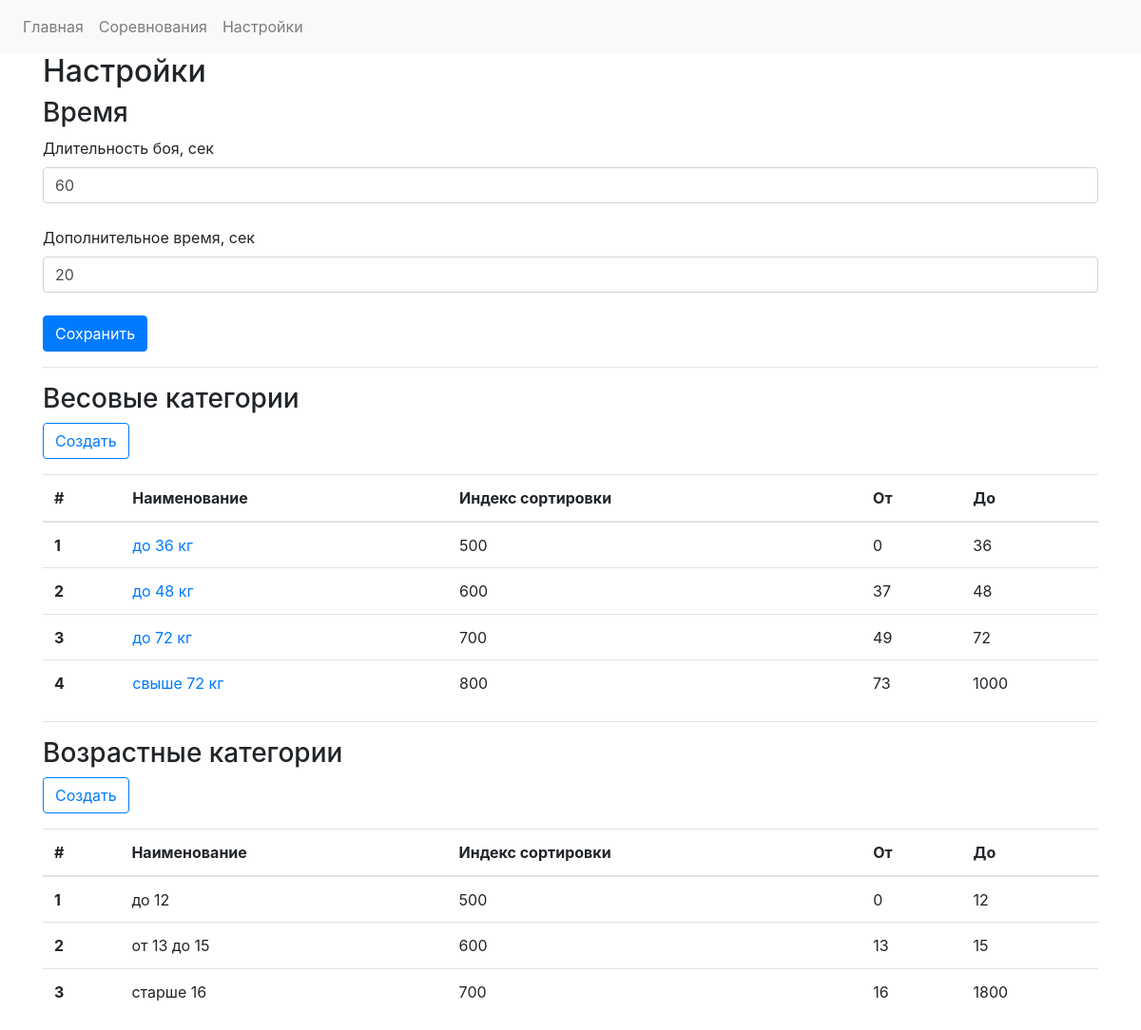
The page /settings on the database its author committed.
### app.py (models this page shows)
class WeightcategoriesDB(db.Model):
    weight_cat_id = db.Column(db.Integer, primary_key=True)
    sort_index = db.Column(db.Integer)
    weight_category_name = db.Column(db.String)
    weight_category_start = db.Column(db.Integer)
    weight_category_finish = db.Column(db.Integer)
    registrations = db.relationship('RegistrationDB', backref='weight_categories')
    fights = db.relationship('FightsDB', backref = 'weight_category_backref')

class AgecategoriesDB(db.Model):
    id = db.Column(db.Integer, primary_key=True)
    sort_index = db.Column(db.Integer)
    age_category_name = db.Column(db.String)
    age_category_start = db.Column(db.Integer)
    age_category_finish = db.Column(db.Integer)
    registrations = db.relationship('RegistrationDB', backref='age_categories')
    fights = db.relationship('FightsDB', backref = 'age_category_backref')

### app.py (the view, shortened to what this page needs)
@app.route("/settings", methods=["GET", "POST"])
def settings_form():
    form = SettingsForm()
    form_weight_categories = WeightCategoriesForm()
    w_categories = WeightcategoriesDB.query.order_by(asc(WeightcategoriesDB.sort_index)).all()
    age_categories = AgecategoriesDB.query.order_by(asc(AgecategoriesDB.sort_index)).all()
    return render_template("settings.html", form=form, **values, w_categories = w_categories, form_weight_categories = form_weight_categories, age_categories = age_categories)

### forms.py
class SettingsForm(FlaskForm):
    fight_duration = IntegerField('Длительность боя, сек', validators=[validators.required(), validators.number_range(min=1, max=3600)])
    added_time = IntegerField('Дополнительное время, сек', validators=[validators.required(), validators.number_range(min=1, max=3600)])
    submit = SubmitField('Сохранить')

class WeightCategoriesForm(FlaskForm):
    sort_index_form_field = IntegerField('Индекс сортировки', validators=[validators.required()])
    weight_category_name_form_field = StringField('Наименование категории', validators=[validators.required()])
    weight_from_form_field = IntegerField('Вес От', validators=[validators.required()])
    weight_to_form_field = IntegerField('Вес До', validators=[validators.required()])
    submit = SubmitField('Сохранить')

### templates/settings.html (shortened to what this page needs)
{% extends "base.html" %}
{% block content %}
<div class="container">
      <h2 class="title">Настройки</h2>
      <h3 class="title">Время</h3>
      <form method="POST" action="{{ url_for('settings_form') }}">
          <fieldset class="form-field">
              {{ form.fight_duration.label }}
              {{ form.fight_duration(class ='form-control', autocomplete="off", type="number", id = "fight_duration_input")}}
                <br>
          </fieldset>
          <fieldset class="form-field">
              {{ form.added_time.label }}
              {{ form.added_time(class ='form-control', autocomplete="off", type="number", id = "added_time_input")}}
          </fieldset>
            <br>
        {{ form.submit (class ='btn btn-primary')}}
      </form>
            <hr/>
            <h3 class="title">Весовые категории</h3>
            <a href="{{url_for('weight_category_new')}}"><button type="button" class="btn btn-outline-primary">Создать</button></a>
                <table class="table">
                  <thead>
                    <tr>
                      <th scope="col">#</th>
                      <th scope="col">Наименование</th>
                      <th scope="col">Индекс сортировки</th>
                      <th scope="col">От</th>
                      <th scope="col">До</th>
                    </tr>
                  </thead>
                  <tbody>
                   {% for w_cat in w_categories %}
                    <tr>
                      <th scope="row">{{ w_cat.weight_cat_id }}</th>
                      <td>
                          <a href="{{url_for('weight_category_edit', id = w_cat.weight_cat_id)}}">
                          {{ w_cat.weight_category_name }}
                          </a>
                          </td>
                      <td>{{ w_cat.sort_index }}</td>
                      <td>{{ w_cat.weight_category_start}}</td>
                      <td>{{ w_cat.weight_category_finish}}</td>
                    </tr>
                    <tr>
                   {% endfor %}
                  </tbody>
                </table>
        <hr/>
        <h3 class="title">Возрастные категории</h3>
        <a href="#"><button type="button" class="btn btn-outline-primary">Создать</button></a>
        <table class="table">
                  <thead>
                    <tr>
                      <th scope="col">#</th>
                      <th scope="col">Наименование</th>
                      <th scope="col">Индекс сортировки</th>
                      <th scope="col">От</th>
                      <th scope="col">До</th>
                    </tr>
                  </thead>
                  <tbody>
                   {% for age_cat in age_categories %}
                    <tr>
                      <th scope="row">{{ age_cat.id }}</th>
                      <td>
                          {{ age_cat.age_category_name }}
                      </td>
                      <td>{{ age_cat.sort_index }}</td>
                      <td>{{ age_cat.age_category_start }}</td>
                      <td>{{ age_cat.age_category_finish }}</td>
                    </tr>
                    <tr>
                   {% endfor %}
                  </tbody>
                </table>
    </div>
{% endblock %}

### templates/base.html (shortened to what this page needs)
<!DOCTYPE html>
<html lang="en">
<head>
{% block head %}
    <link rel="stylesheet" href="https://stackpath.bootstrapcdn.com/bootstrap/4.5.0/css/bootstrap.min.css">
    <link rel="stylesheet" type="text/css" href="https://cdn.datatables.net/1.10.24/css/jquery.dataTables.css">
{% endblock %}
</head>
<body>
    <nav class="navbar navbar-expand-lg navbar-light bg-light">
  <div class="collapse navbar-collapse" id="navbarSupportedContent">
    <ul class="navbar-nav mr-auto">
      <li class="nav-item">
        <a class="nav-link" href="{{url_for('index')}}">Главная</a>
      </li>
      <li class="nav-item">
        <a class="nav-link" href="{{url_for('competitions')}}">Соревнования</a>
      </li>
      <li class="nav-item">
        <a class="nav-link" href="{{url_for('settings_form')}}">Настройки</a>
      </li>
    </ul>
</div>
</nav>
    <div id="content">
        {% block content %}
        {% endblock %}
    </div>
</body>
</html>

### rows shown on the page
WeightcategoriesDB: weight_cat_id "1", weight_category_name "до 36 кг", sort_index "500", weight_category_start "0", weight_category_finish "36"
WeightcategoriesDB: weight_cat_id "2", weight_category_name "до 48 кг", sort_index "600", weight_category_start "37", weight_category_finish "48"
WeightcategoriesDB: weight_cat_id "3", weight_category_name "до 72 кг", sort_index "700", weight_category_start "49", weight_category_finish "72"
WeightcategoriesDB: weight_cat_id "4", weight_category_name "свыше 72 кг", sort_index "800", weight_category_start "73", weight_category_finish "1000"
AgecategoriesDB: id "1", age_category_name "до 12", sort_index "500", age_category_start "0", age_category_finish "12"
AgecategoriesDB: id "2", age_category_name "от 13 до 15", sort_index "600", age_category_start "13", age_category_finish "15"
AgecategoriesDB: id "3", age_category_name "старше 16", sort_index "700", age_category_start "16", age_category_finish "1800"
